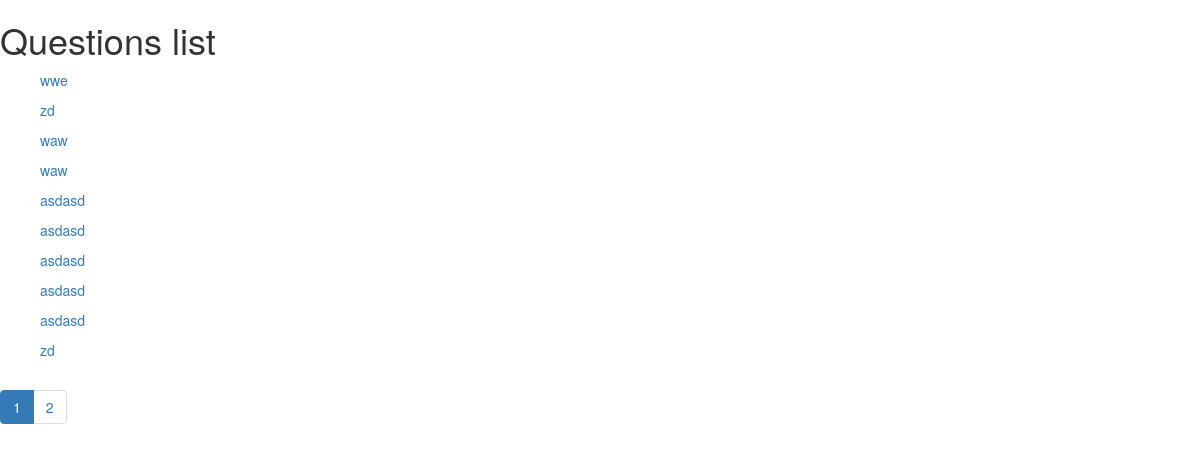
Before: / with the older database file.
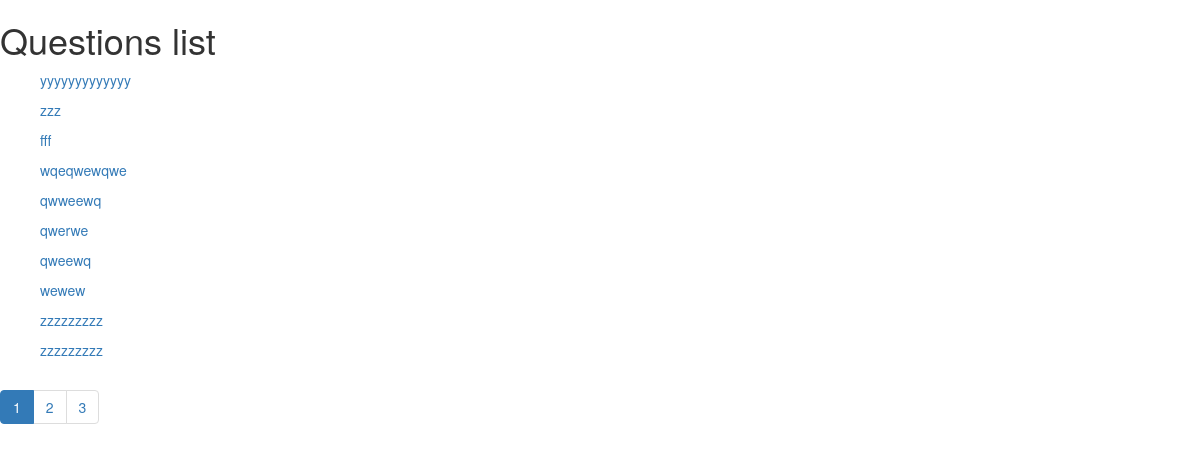
After: the same page with the newer database file.
### qa/models.py (models this page shows, shortened)
class Question(models.Model):
    title = models.CharField(max_length=50)
    text = models.CharField(max_length=100)
    added_at = models.DateTimeField(auto_now_add=True)
    rating = models.IntegerField(default=0)
    author = models.CharField(max_length=20)
    likes = models.ForeignKey(User, null=True)

### qa/views.py (the view)
# urls.py: url(r'^$', views.questions_all, name='questions_all'),
def questions_all(request):
    questions = Question.objects.order_by('-id')
    limit = request.GET.get('limit', 10)
    page = request.GET.get('page', 1)
    paginator = Paginator(questions, limit)
    paginator.baseurl = '/?page='
    page = paginator.page(page)
    return render(request, 'qa/all.html', {
        'questions': page.object_list,
        'paginator': paginator, 'page': page})

### templates/qa/all.html
<link rel="stylesheet" href="//maxcdn.bootstrapcdn.com/bootstrap/3.2.0/css/bootstrap.min.css">
<link rel="stylesheet" href="//maxcdn.bootstrapcdn.com/bootstrap/3.2.0/css/bootstrap-theme.min.css">
<h1>Questions list </h1>
    {% for question in questions %}
      <ul>
        <a href="question/{{ question.id }}">
      {{ question.title }}
      </a>
        </ul>
    {% endfor %}
<nav><ul class="pagination">
    {% for p in paginator.page_range %}
        {% if p == page.number %}
        <li class="active">
        {% else %}
        <li>
        {% endif %}
            <a href="{{ paginator.baseurl }}{{ p }}">
               {{ p }}</a>
        </li>
    {% endfor %}
</ul></nav>

Changed rows visible on the page:
no longer on this page (row unchanged): Question: title "wwe"
no longer on this page (row unchanged): Question: title "zd"
no longer on this page (row unchanged): Question: title "waw"
no longer on this page (row unchanged): Question: title "waw"
no longer on this page (row unchanged): Question: title "asdasd"
no longer on this page (row unchanged): Question: title "asdasd"
no longer on this page (row unchanged): Question: title "asdasd"
no longer on this page (row unchanged): Question: title "asdasd"
no longer on this page (row unchanged): Question: title "asdasd"
no longer on this page (row unchanged): Question: title "zd"
added Question: title "yyyyyyyyyyyyy"
added Question: title "zzz"
added Question: title "fff"
added Question: title "wqeqwewqwe"
added Question: title "qwweewq"
added Question: title "qwerwe"
added Question: title "qweewq"
added Question: title "wewew"
added Question: title "zzzzzzzzz"
added Question: title "zzzzzzzzz"
Other visible differences:
new list line: "3"
